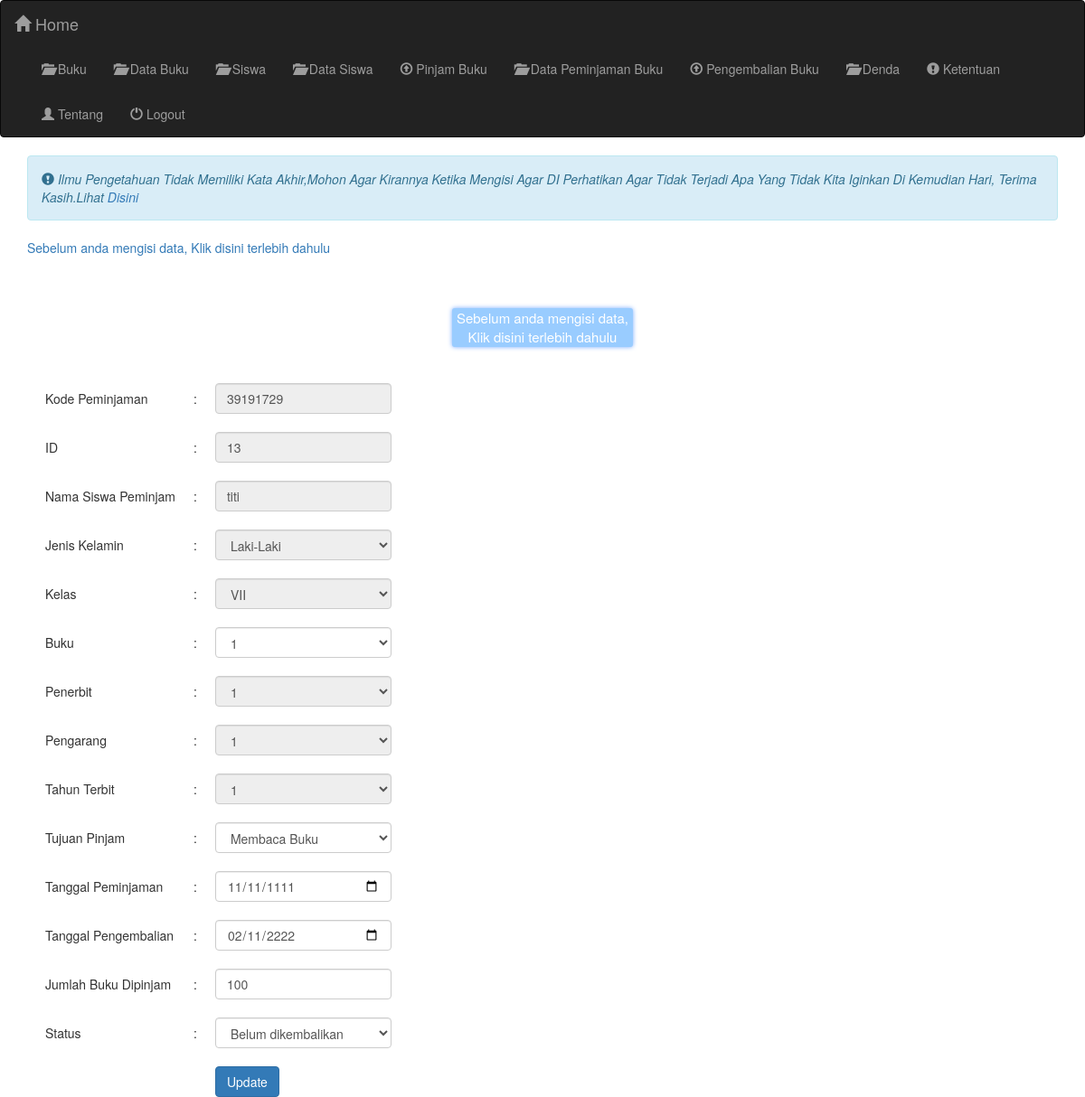
Screenshot of /pinjam_buku_edit.php?id=13 (signed in) with the database file from the repository.
### tables this page shows
CREATE TABLE `tabel_pinjam` (
  `id` int(11) NOT NULL,
  `nama_siswa` text NOT NULL,
  `jenis_kelamin` text,
  `kelas` varchar(50) NOT NULL,
  `kode_peminjaman` int(200) NOT NULL,
  `judul_buku` text NOT NULL,
  `penerbit` varchar(125) NOT NULL,
  `pengarang` varchar(125) NOT NULL,
  `tahun_terbit` varchar(125) NOT NULL,
  `tujuan_pinjam` text NOT NULL,
  `tanggal_peminjaman` date DEFAULT NULL,
  `tanggal_pengembalian` date DEFAULT NULL,
  `jumlah_buku_dipinjam` int(11) DEFAULT NULL,
  `status` text NOT NULL
);

### pinjam_buku_edit.php (the view, shortened to what this page needs)
<!DOCTYPE html>
<html lang="en">
<head>
    <link href="css/bootstrap.min.css" rel="stylesheet">
    <link href="gaya/al.css" rel="stylesheet">
    <link rel="stylesheet" href="assets/jquery/jquery-ui.css" type="text/css" media="screen">
    <link rel="stylesheet" href="assets/select2/select2.min.css" />
</head>
<body>
    <nav class="navbar navbar-inverse">
        <div class="container-fluid">
            <div class="navbar-header">
                <a class="navbar-brand" href="administrator.php"><span class="glyphicon glyphicon-home"
                        aria-hidden="true"></span> Home</a>
            </div>
            <div class="collapse navbar-collapse" id="bs-example-navbar-collapse-1">
                <ul class="nav navbar-nav">
                    <li><a href="Buku.php"><span class="glyphicon glyphicon-folder-open" aria-hidden="true"></span>
                            Buku</a></li>
                    <li><a href="Data_Buku.php"><span class="glyphicon glyphicon-folder-open" aria-hidden="true"></span>
                            Data Buku</a></li>
                    <li><a href="Siswa.php"><span class="glyphicon glyphicon-folder-open" aria-hidden="true"></span>
                            Siswa</a></li>
                    <li><a href="Data_Siswa.php"><span class="glyphicon glyphicon-folder-open"
                                aria-hidden="true"></span> Data Siswa</a></li>
                    <li><a href="Pinjam_Buku.php"><span class="glyphicon glyphicon-upload" aria-hidden="true"></span>
                            Pinjam Buku</a></li>
                    <li><a href="Data_Peminjaman.php"><span class="glyphicon glyphicon-folder-open"
                                aria-hidden="true"></span> Data Peminjaman Buku</a></li>
                    <li><a href="Pengembalian_Buku.php"><span class="glyphicon glyphicon-upload"
                                aria-hidden="true"></span> Pengembalian Buku</a></li>
                    <li><a href="Denda.php"><span class="glyphicon glyphicon-folder-open" aria-hidden="true"></span>
                            Denda</a></li>
                    <li><a href="Ketentuan.php"><span class="glyphicon glyphicon-exclamation-sign"
                                aria-hidden="true"></span> Ketentuan</a></li>
                    <li><a href="Tentang.php"><span class="glyphicon glyphicon-user" aria-hidden="true"></span>
                            Tentang</a></li>
                    <li><a href="logout.php"><span class="glyphicon glyphicon-off" aria-hidden="true"></span> Logout</a>
                    </li>
                </ul>
            </div>
        </div>
    </nav>
    <div class="container">
        <div class="alert alert-info" role="alert">
            <span class="glyphicon glyphicon-exclamation-sign" aria-hidden="true"></span> <i>Ilmu Pengetahuan Tidak
                Memiliki Kata Akhir,Mohon Agar Kirannya Ketika Mengisi Agar DI Perhatikan Agar Tidak Terjadi Apa Yang
                Tidak Kita Iginkan Di Kemudian Hari, Terima Kasih.Lihat <a href="ketentuan.php">Disini</a></i>
        </div>
        <div class="popup-button">
            <a href="#popup">Sebelum anda mengisi data, Klik disini terlebih dahulu</a>
        </div>
        <div class="tombol-popup">
            <a href="#popup">Sebelum anda mengisi data, Klik disini terlebih dahulu</a>
        </div>
        <br>
        <?php
        include "koneksi.php";
        if (isset($_GET['id'])) {
            $id = $_GET['id'];
            $stmt = $koneksi->prepare("SELECT * FROM tabel_pinjam WHERE id = ?");
            $stmt->bind_param("i", $id);
            $stmt->execute();
            $result = $stmt->get_result();
            $data = $result->fetch_assoc();
            $nama_siswa = htmlspecialchars($data["nama_siswa"]);
            $jenis_kelamin = htmlspecialchars($data["jenis_kelamin"]);
            $kelas = htmlspecialchars($data["kelas"]);
            $kode_peminjaman = htmlspecialchars($data["kode_peminjaman"]);
            $judul_buku = htmlspecialchars($data["judul_buku"]);
            $penerbit = htmlspecialchars($data["penerbit"]);
            $pengarang = htmlspecialchars($data["pengarang"]);
            $tahun_terbit = htmlspecialchars($data["tahun_terbit"]);
            $tujuan_pinjam = htmlspecialchars($data["tujuan_pinjam"]);
            $tanggal_peminjaman = htmlspecialchars($data["tanggal_peminjaman"]);
            $tanggal_pengembalian = htmlspecialchars($data["tanggal_pengembalian"]);
            $jumlah_buku_dipinjam = htmlspecialchars($data["jumlah_buku_dipinjam"]);
            $status = htmlspecialchars($data["status"]);
        }
        ?>
        <form id="myform" onSubmit="return validasi()" action="pinjam_proses.php" method="post">
            <table>
                <tr>
                    <td>Kode Peminjaman</td>
                    <td>:</td>
                    <td><input readonly type="text" name="kode_peminjaman" value="<?= $kode_peminjaman ?>"
                            id="kode_peminjaman" class="form-control" placeholder="Max: 8 Angka"></td>
                </tr>
                <tr>
                    <td>ID</td>
                    <td>:</td>
                    <td><input type="text" id="id" name="id" value="<?= $id ?>" class="form-control" readonly></td>
                </tr>
                <tr>
                    <td>Nama Siswa Peminjam</td>
                    <td>:</td>
                    <td><input type="text" id="nama_siswa" name="nama_siswa" value="<?= $nama_siswa ?>"
                            class="form-control" readonly></td>
                </tr>
                <tr>
                    <td>Jenis Kelamin</td>
                    <td>:</td>
                    <td>
                        <select name="jenis_kelamin_display" id="jenis_kelamin" class="form-control" disabled>
                            <option <?= $jenis_kelamin == "Laki-Laki" ? 'selected' : '' ?> value="Laki-Laki">Laki-Laki
                            </option>
                        </select>
                    </td>
                </tr>
                <tr>
                    <td>Kelas</td>
                    <td>:</td>
                    <td>
                        <select name="kelas" id="kelas" class="form-control" disabled>
                            <option <?= $kelas == "VII" ? 'selected' : '' ?> value="VII">VII</option>
                        </select>
                    </td>
                </tr>
                <tr>
                    <td>Buku</td>
                    <td>:</td>
                    <td>
                        <select name="judul_buku" id="judul_buku" class="form-control" onchange="updateBookInfo()">
                            <?php
                            include "koneksi.php";
                            $select_buku = "SELECT * FROM buku";
                            $query_buku = $koneksi->query($select_buku);
                            while ($buku = $query_buku->fetch_assoc()) {
                                $selected = $judul_buku == $buku['judul_buku'] ? 'selected' : '';
                                echo "<option $selected value='" . $buku['judul_buku'] . "'>" . $buku['judul_buku'] . "</option>";
                            }
                            ?>
                        </select>
                    </td>
                </tr>
                <tr>
                    <td>Penerbit</td>
                    <td>:</td>
                    <td>
                        <select name="penerbit" id="penerbit" class="form-control" disabled>
                            <?php
                            include "koneksi.php";
                            $select_buku = "SELECT * FROM buku";
                            $query_buku = $koneksi->query($select_buku);
                            while ($buku = $query_buku->fetch_assoc()) {
                                $selected = $penerbit == $buku['penerbit'] ? 'selected' : '';
                                echo "<option $selected value='" . $buku['penerbit'] . "'>" . $buku['penerbit'] . "</option>";
                            }
                            ?>
                        </select>
                    </td>
                </tr>
                <tr>
                    <td>Pengarang</td>
                    <td>:</td>
                    <td>
                        <select name="pengarang" id="pengarang" class="form-control" disabled>
                            <?php
                            include "koneksi.php";
                            $select_buku = "SELECT * FROM buku";
                            $query_buku = $koneksi->query($select_buku);
                            while ($buku = $query_buku->fetch_assoc()) {
                                $selected = $pengarang == $buku['pengarang'] ? 'selected' : '';
                                echo "<option $selected value='" . $buku['pengarang'] . "'>" . $buku['pengarang'] . "</option>";
                            }
                            ?>
                        </select>
                    </td>
                </tr>
                <tr>
                    <td>Tahun Terbit</td>
                    <td>:</td>
                    <td>
                        <select name="tahun_terbit" id="tahun_terbit" class="form-control" disabled>
                            <?php
                            include "koneksi.php";
                            $select_buku = "SELECT * FROM buku";
                            $query_buku = $koneksi->query($select_buku);
                            while ($buku = $query_buku->fetch_assoc()) {
                                $selected = $tahun_terbit == $buku['tahun_terbit'] ? 'selected' : '';
                                echo "<option $selected value='" . $buku['tahun_terbit'] . "'>" . $buku['tahun_terbit'] . "</option>";
                            }
                            ?>
                        </select>
                    </td>
                </tr>
                <tr>
                    <td>Tujuan Pinjam</td>
                    <td>:</td>
                    <td>
                        <select name="tujuan_pinjam" id="tujuan_pinjam" class="form-control">
                            <option value="Membaca Buku" <?= $tujuan_pinjam == 'Membaca Buku' ? 'selected' : '' ?>>
                                Membaca Buku</option>
                        </select>
                    </td>
                </tr>
                <tr>
                    <td>Tanggal Peminjaman</td>
                    <td>:</td>
                    <td><input type="date" name="tanggal_peminjaman" value="<?= $tanggal_peminjaman ?>"
                            class="form-control">
                    </td>
                </tr>
                <tr>
                    <td>Tanggal Pengembalian</td>
                    <td>:</td>
                    <td><input type="date" name="tanggal_pengembalian" value="<?= $tanggal_pengembalian ?>"
                            class="form-control"></td>
                </tr>
                <tr>
                    <td>Jumlah Buku Dipinjam</td>
                    <td>:</td>
                    <td><input type="number" name="jumlah_buku_dipinjam" value="<?= $jumlah_buku_dipinjam ?>"
                            class="form-control" placeholder="Jumlah Buku"></td>
                </tr>
                <tr>
                    <td>Status</td>
                    <td>:</td>
                    <td>
                        <select name="status" id="status" class="form-control">
                            <option <?= $status == "Belum dikembalikan" ? 'selected' : '' ?> value="Belum dikembalikan">
                                Belum
                                dikembalikan</option>
                        </select>
                    </td>
                </tr>
                <tr>
                    <td>&nbsp;</td>
                    <td></td>
                    <td><input type="submit" name="edit" class="btn btn-primary" value="Update"></td>
                </tr>
            </table>
        </form>
    </div>
</body>
</html>

### gaya/al.css (style rules this page uses)
td { padding-top:20px; padding-left:20px; }
html { font-family:calibri; }
.tombol-popup { width:200px; text-align:center; margin:5% auto 0; border-radius:3px; color:#bbeeff; text-decoration:none; background:#99ccff; overflow:hidden; box-shadow:0px 0px 5px #77aaff; }
.tombol-popup a { display:block; font-size:15px; color:#fff; text-decoration:none; }

### rows the page displays
tabel_pinjam: kode_peminjaman "39191729", nama_siswa "titi", jenis_kelamin_display "Laki-Laki", kelas "VII", tujuan_pinjam "Membaca Buku", tanggal_peminjaman "11/11/1111", tanggal_pengembalian "02/11/2222", jumlah_buku_dipinjam "100", status "Belum dikembalikan"

### other values shown
form field judul_buku "1"
form field penerbit "1"
form field pengarang "1"
form field tahun_terbit "1"
